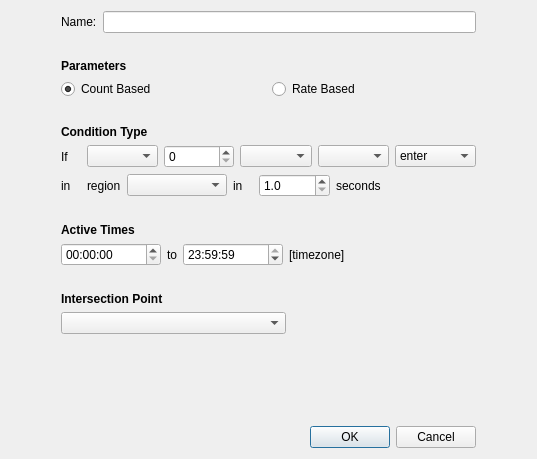
<?xml version="1.0" encoding="UTF-8"?>
<ui version="4.0">
 <class>AlarmCreationDialog</class>
 <widget class="QDialog" name="AlarmCreationDialog">
  <property name="geometry">
   <rect>
    <x>0</x>
    <y>0</y>
    <width>537</width>
    <height>459</height>
   </rect>
  </property>
  <property name="windowTitle">
   <string>Alarm Configuration</string>
  </property>
  <layout class="QHBoxLayout" name="horizontalLayout_4">
   <item>
    <spacer name="horizontalSpacer_4">
     <property name="orientation">
      <enum>Qt::Horizontal</enum>
     </property>
     <property name="sizeType">
      <enum>QSizePolicy::Maximum</enum>
     </property>
     <property name="sizeHint" stdset="0">
      <size>
       <width>50</width>
       <height>20</height>
      </size>
     </property>
    </spacer>
   </item>
   <item>
    <layout class="QVBoxLayout" name="verticalLayout_2">
     <item>
      <layout class="QHBoxLayout" name="horizontalLayout">
       <property name="bottomMargin">
        <number>20</number>
       </property>
       <item>
        <widget class="QLabel" name="alarm_name_label">
         <property name="text">
          <string>Name:</string>
         </property>
        </widget>
       </item>
       <item>
        <widget class="QLineEdit" name="alarm_name"/>
       </item>
      </layout>
     </item>
     <item>
      <widget class="QLabel" name="parameters_label">
       <property name="font">
        <font>
         <weight>75</weight>
         <bold>true</bold>
        </font>
       </property>
       <property name="text">
        <string>Parameters</string>
       </property>
      </widget>
     </item>
     <item>
      <layout class="QHBoxLayout" name="horizontalLayout_2" stretch="1,1">
       <property name="bottomMargin">
        <number>20</number>
       </property>
       <item>
        <widget class="QRadioButton" name="count_based_button">
         <property name="text">
          <string>Count Based</string>
         </property>
         <property name="checked">
          <bool>true</bool>
         </property>
         <attribute name="buttonGroup">
          <string notr="true">condition_type_button_group</string>
         </attribute>
        </widget>
       </item>
       <item>
        <widget class="QRadioButton" name="rate_based_button">
         <property name="text">
          <string>Rate Based</string>
         </property>
         <property name="checked">
          <bool>false</bool>
         </property>
         <attribute name="buttonGroup">
          <string notr="true">condition_type_button_group</string>
         </attribute>
        </widget>
       </item>
      </layout>
     </item>
     <item>
      <widget class="QLabel" name="condition_type_label">
       <property name="font">
        <font>
         <weight>75</weight>
         <bold>true</bold>
        </font>
       </property>
       <property name="text">
        <string>Condition Type</string>
       </property>
      </widget>
     </item>
     <item>
      <layout class="QGridLayout" name="if_layout">
       <item row="0" column="6">
        <widget class="QComboBox" name="direction_combo_box">
         <item>
          <property name="text">
           <string>enter</string>
          </property>
         </item>
         <item>
          <property name="text">
           <string>exit</string>
          </property>
         </item>
         <item>
          <property name="text">
           <string>enter/exit</string>
          </property>
         </item>
        </widget>
       </item>
       <item row="0" column="2">
        <widget class="QSpinBox" name="count_spin_box"/>
       </item>
       <item row="0" column="0">
        <widget class="QLabel" name="if_label">
         <property name="sizePolicy">
          <sizepolicy hsizetype="Maximum" vsizetype="Preferred">
           <horstretch>0</horstretch>
           <verstretch>0</verstretch>
          </sizepolicy>
         </property>
         <property name="minimumSize">
          <size>
           <width>20</width>
           <height>0</height>
          </size>
         </property>
         <property name="text">
          <string>If</string>
         </property>
        </widget>
       </item>
       <item row="0" column="4">
        <widget class="QComboBox" name="countable_combo_box"/>
       </item>
       <item row="0" column="1">
        <widget class="QComboBox" name="test_type_combo_box">
         <property name="sizeAdjustPolicy">
          <enum>QComboBox::AdjustToMinimumContentsLength</enum>
         </property>
         <property name="minimumContentsLength">
          <number>2</number>
         </property>
        </widget>
       </item>
       <item row="0" column="5">
        <widget class="QComboBox" name="behavior_combo_box">
         <property name="sizeAdjustPolicy">
          <enum>QComboBox::AdjustToMinimumContentsLength</enum>
         </property>
        </widget>
       </item>
      </layout>
     </item>
     <item>
      <layout class="QHBoxLayout" name="in_layout">
       <property name="bottomMargin">
        <number>20</number>
       </property>
       <item>
        <widget class="QLabel" name="in_count_label">
         <property name="minimumSize">
          <size>
           <width>20</width>
           <height>0</height>
          </size>
         </property>
         <property name="text">
          <string>in</string>
         </property>
        </widget>
       </item>
       <item>
        <widget class="QLabel" name="region_label">
         <property name="text">
          <string>region</string>
         </property>
        </widget>
       </item>
       <item>
        <widget class="QComboBox" name="zone_combo_box">
         <property name="minimumSize">
          <size>
           <width>100</width>
           <height>0</height>
          </size>
         </property>
        </widget>
       </item>
       <item>
        <widget class="QLabel" name="in_rate_label">
         <property name="minimumSize">
          <size>
           <width>20</width>
           <height>0</height>
          </size>
         </property>
         <property name="text">
          <string>in</string>
         </property>
        </widget>
       </item>
       <item>
        <widget class="QDoubleSpinBox" name="duration_spin_box">
         <property name="toolTip">
          <string>Maximum 1 day (86400 seconds)</string>
         </property>
         <property name="decimals">
          <number>1</number>
         </property>
         <property name="minimum">
          <double>1.000000000000000</double>
         </property>
         <property name="maximum">
          <double>86400.000000000000000</double>
         </property>
        </widget>
       </item>
       <item>
        <widget class="QLabel" name="seconds_label">
         <property name="text">
          <string>seconds</string>
         </property>
        </widget>
       </item>
       <item>
        <spacer name="horizontalSpacer_2">
         <property name="orientation">
          <enum>Qt::Horizontal</enum>
         </property>
         <property name="sizeHint" stdset="0">
          <size>
           <width>40</width>
           <height>20</height>
          </size>
         </property>
        </spacer>
       </item>
      </layout>
     </item>
     <item>
      <widget class="QLabel" name="active_times_label">
       <property name="font">
        <font>
         <weight>75</weight>
         <bold>true</bold>
        </font>
       </property>
       <property name="text">
        <string>Active Times</string>
       </property>
      </widget>
     </item>
     <item>
      <layout class="QHBoxLayout" name="horizontalLayout_3">
       <property name="bottomMargin">
        <number>20</number>
       </property>
       <item>
        <widget class="QTimeEdit" name="start_time_edit">
         <property name="minimumSize">
          <size>
           <width>100</width>
           <height>0</height>
          </size>
         </property>
        </widget>
       </item>
       <item>
        <widget class="QLabel" name="to_label">
         <property name="text">
          <string>to</string>
         </property>
        </widget>
       </item>
       <item>
        <widget class="QTimeEdit" name="stop_time_edit">
         <property name="minimumSize">
          <size>
           <width>100</width>
           <height>0</height>
          </size>
         </property>
         <property name="dateTime">
          <datetime>
           <hour>23</hour>
           <minute>59</minute>
           <second>59</second>
           <year>2000</year>
           <month>1</month>
           <day>1</day>
          </datetime>
         </property>
        </widget>
       </item>
       <item>
        <widget class="QLabel" name="timezone_label">
         <property name="text">
          <string notr="true">[timezone]</string>
         </property>
        </widget>
       </item>
       <item>
        <spacer name="horizontalSpacer_3">
         <property name="orientation">
          <enum>Qt::Horizontal</enum>
         </property>
         <property name="sizeHint" stdset="0">
          <size>
           <width>40</width>
           <height>20</height>
          </size>
         </property>
        </spacer>
       </item>
      </layout>
     </item>
     <item>
      <widget class="QLabel" name="intersection_point_label">
       <property name="font">
        <font>
         <weight>75</weight>
         <bold>true</bold>
        </font>
       </property>
       <property name="text">
        <string>Intersection Point</string>
       </property>
      </widget>
     </item>
     <item>
      <layout class="QHBoxLayout" name="horizontalLayout_5">
       <property name="bottomMargin">
        <number>20</number>
       </property>
       <item>
        <widget class="QComboBox" name="intersection_point_combo_box">
         <property name="minimumSize">
          <size>
           <width>225</width>
           <height>0</height>
          </size>
         </property>
         <property name="maximumSize">
          <size>
           <width>16777215</width>
           <height>16777215</height>
          </size>
         </property>
        </widget>
       </item>
       <item>
        <spacer name="horizontalSpacer">
         <property name="orientation">
          <enum>Qt::Horizontal</enum>
         </property>
         <property name="sizeHint" stdset="0">
          <size>
           <width>20</width>
           <height>20</height>
          </size>
         </property>
        </spacer>
       </item>
      </layout>
     </item>
     <item>
      <spacer name="verticalSpacer">
       <property name="orientation">
        <enum>Qt::Vertical</enum>
       </property>
       <property name="sizeHint" stdset="0">
        <size>
         <width>20</width>
         <height>40</height>
        </size>
       </property>
      </spacer>
     </item>
     <item>
      <widget class="QDialogButtonBox" name="dialog_button_box">
       <property name="orientation">
        <enum>Qt::Horizontal</enum>
       </property>
       <property name="standardButtons">
        <set>QDialogButtonBox::Cancel|QDialogButtonBox::Ok</set>
       </property>
      </widget>
     </item>
    </layout>
   </item>
   <item>
    <spacer name="horizontalSpacer_5">
     <property name="orientation">
      <enum>Qt::Horizontal</enum>
     </property>
     <property name="sizeType">
      <enum>QSizePolicy::Maximum</enum>
     </property>
     <property name="sizeHint" stdset="0">
      <size>
       <width>50</width>
       <height>20</height>
      </size>
     </property>
    </spacer>
   </item>
  </layout>
 </widget>
 <tabstops>
  <tabstop>alarm_name</tabstop>
  <tabstop>count_based_button</tabstop>
  <tabstop>rate_based_button</tabstop>
  <tabstop>test_type_combo_box</tabstop>
  <tabstop>count_spin_box</tabstop>
  <tabstop>countable_combo_box</tabstop>
  <tabstop>zone_combo_box</tabstop>
  <tabstop>start_time_edit</tabstop>
  <tabstop>stop_time_edit</tabstop>
 </tabstops>
 <resources/>
 <connections>
  <connection>
   <sender>dialog_button_box</sender>
   <signal>accepted()</signal>
   <receiver>AlarmCreationDialog</receiver>
   <slot>accept()</slot>
   <hints>
    <hint type="sourcelabel">
     <x>248</x>
     <y>254</y>
    </hint>
    <hint type="destinationlabel">
     <x>157</x>
     <y>274</y>
    </hint>
   </hints>
  </connection>
  <connection>
   <sender>dialog_button_box</sender>
   <signal>rejected()</signal>
   <receiver>AlarmCreationDialog</receiver>
   <slot>reject()</slot>
   <hints>
    <hint type="sourcelabel">
     <x>316</x>
     <y>260</y>
    </hint>
    <hint type="destinationlabel">
     <x>286</x>
     <y>274</y>
    </hint>
   </hints>
  </connection>
 </connections>
 <buttongroups>
  <buttongroup name="condition_type_button_group"/>
 </buttongroups>
</ui>
